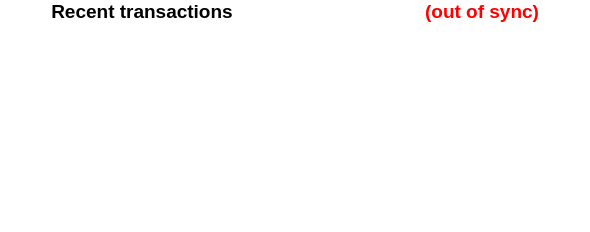
          <widget class="QFrame" name="frame_2">
           <property name="minimumSize">
            <size>
             <width>300</width>
             <height>0</height>
            </size>
           </property>
           <property name="maximumSize">
            <size>
             <width>16777215</width>
             <height>16777215</height>
            </size>
           </property>
           <property name="styleSheet">
            <string notr="true"> background: transparent; </string>
           </property>
           <property name="lineWidth">
            <number>0</number>
           </property>
           <layout class="QVBoxLayout" name="verticalLayout">
            <property name="topMargin">
             <number>0</number>
            </property>
            <item>
             <layout class="QHBoxLayout" name="horizontalLayout_2">
              <item>
               <spacer name="horizontalSpacer_6">
                <property name="orientation">
                 <enum>Qt::Horizontal</enum>
                </property>
                <property name="sizeHint" stdset="0">
                 <size>
                  <width>40</width>
                  <height>20</height>
                 </size>
                </property>
               </spacer>
              </item>
              <item>
               <widget class="QLabel" name="label_4">
                <property name="palette">
                 <palette>
                  <active>
                   <colorrole role="WindowText">
                    <brush brushstyle="SolidPattern">
                     <color alpha="255">
                      <red>0</red>
                      <green>0</green>
                      <blue>0</blue>
                     </color>
                    </brush>
                   </colorrole>
                   <colorrole role="Button">
                    <brush brushstyle="SolidPattern">
                     <color alpha="0">
                      <red>0</red>
                      <green>0</green>
                      <blue>0</blue>
                     </color>
                    </brush>
                   </colorrole>
                   <colorrole role="Mid">
                    <brush brushstyle="SolidPattern">
                     <color alpha="255">
                      <red>0</red>
                      <green>0</green>
                      <blue>0</blue>
                     </color>
                    </brush>
                   </colorrole>
                   <colorrole role="Text">
                    <brush brushstyle="SolidPattern">
                     <color alpha="255">
                      <red>0</red>
                      <green>0</green>
                      <blue>0</blue>
                     </color>
                    </brush>
                   </colorrole>
                   <colorrole role="ButtonText">
                    <brush brushstyle="SolidPattern">
                     <color alpha="255">
                      <red>0</red>
                      <green>0</green>
                      <blue>0</blue>
                     </color>
                    </brush>
                   </colorrole>
                   <colorrole role="Base">
                    <brush brushstyle="SolidPattern">
                     <color alpha="0">
                      <red>0</red>
                      <green>0</green>
                      <blue>0</blue>
                     </color>
                    </brush>
                   </colorrole>
                   <colorrole role="Window">
                    <brush brushstyle="SolidPattern">
                     <color alpha="0">
                      <red>0</red>
                      <green>0</green>
                      <blue>0</blue>
                     </color>
                    </brush>
                   </colorrole>
                   <colorrole role="Shadow">
                    <brush brushstyle="SolidPattern">
                     <color alpha="255">
                      <red>0</red>
                      <green>0</green>
                      <blue>0</blue>
                     </color>
                    </brush>
                   </colorrole>
                  </active>
                  <inactive>
                   <colorrole role="WindowText">
                    <brush brushstyle="SolidPattern">
                     <color alpha="255">
                      <red>0</red>
                      <green>0</green>
                      <blue>0</blue>
                     </color>
                    </brush>
                   </colorrole>
                   <colorrole role="Button">
                    <brush brushstyle="SolidPattern">
                     <color alpha="0">
                      <red>0</red>
                      <green>0</green>
                      <blue>0</blue>
                     </color>
                    </brush>
                   </colorrole>
                   <colorrole role="Mid">
                    <brush brushstyle="SolidPattern">
                     <color alpha="255">
                      <red>0</red>
                      <green>0</green>
                      <blue>0</blue>
                     </color>
                    </brush>
                   </colorrole>
                   <colorrole role="Text">
                    <brush brushstyle="SolidPattern">
                     <color alpha="255">
                      <red>0</red>
                      <green>0</green>
                      <blue>0</blue>
                     </color>
                    </brush>
                   </colorrole>
                   <colorrole role="ButtonText">
                    <brush brushstyle="SolidPattern">
                     <color alpha="255">
                      <red>0</red>
                      <green>0</green>
                      <blue>0</blue>
                     </color>
                    </brush>
                   </colorrole>
                   <colorrole role="Base">
                    <brush brushstyle="SolidPattern">
                     <color alpha="0">
                      <red>0</red>
                      <green>0</green>
                      <blue>0</blue>
                     </color>
                    </brush>
                   </colorrole>
                   <colorrole role="Window">
                    <brush brushstyle="SolidPattern">
                     <color alpha="0">
                      <red>0</red>
                      <green>0</green>
                      <blue>0</blue>
                     </color>
                    </brush>
                   </colorrole>
                   <colorrole role="Shadow">
                    <brush brushstyle="SolidPattern">
                     <color alpha="255">
                      <red>0</red>
                      <green>0</green>
                      <blue>0</blue>
                     </color>
                    </brush>
                   </colorrole>
                  </inactive>
                  <disabled>
                   <colorrole role="WindowText">
                    <brush brushstyle="SolidPattern">
                     <color alpha="255">
                      <red>159</red>
                      <green>158</green>
                      <blue>158</blue>
                     </color>
                    </brush>
                   </colorrole>
                   <colorrole role="Button">
                    <brush brushstyle="SolidPattern">
                     <color alpha="0">
                      <red>0</red>
                      <green>0</green>
                      <blue>0</blue>
                     </color>
                    </brush>
                   </colorrole>
                   <colorrole role="Mid">
                    <brush brushstyle="SolidPattern">
                     <color alpha="255">
                      <red>0</red>
                      <green>0</green>
                      <blue>0</blue>
                     </color>
                    </brush>
                   </colorrole>
                   <colorrole role="Text">
                    <brush brushstyle="SolidPattern">
                     <color alpha="255">
                      <red>159</red>
                      <green>158</green>
                      <blue>158</blue>
                     </color>
                    </brush>
                   </colorrole>
                   <colorrole role="ButtonText">
                    <brush brushstyle="SolidPattern">
                     <color alpha="255">
                      <red>159</red>
                      <green>158</green>
                      <blue>158</blue>
                     </color>
                    </brush>
                   </colorrole>
                   <colorrole role="Base">
                    <brush brushstyle="SolidPattern">
                     <color alpha="0">
                      <red>0</red>
                      <green>0</green>
                      <blue>0</blue>
                     </color>
                    </brush>
                   </colorrole>
                   <colorrole role="Window">
                    <brush brushstyle="SolidPattern">
                     <color alpha="0">
                      <red>0</red>
                      <green>0</green>
                      <blue>0</blue>
                     </color>
                    </brush>
                   </colorrole>
                   <colorrole role="Shadow">
                    <brush brushstyle="SolidPattern">
                     <color alpha="255">
                      <red>0</red>
                      <green>0</green>
                      <blue>0</blue>
                     </color>
                    </brush>
                   </colorrole>
                  </disabled>
                 </palette>
                </property>
                <property name="font">
                 <font>
                  <pointsize>14</pointsize>
                  <weight>75</weight>
                  <italic>false</italic>
                  <bold>true</bold>
                 </font>
                </property>
                <property name="text">
                 <string>&lt;html&gt;&lt;head/&gt;&lt;body&gt;&lt;p align=&quot;center&quot;&gt;&lt;span style=&quot; color:#000000;&quot;&gt;Recent transactions&lt;/span&gt;&lt;/p&gt;&lt;/body&gt;&lt;/html&gt;</string>
                </property>
               </widget>
              </item>
              <item>
               <widget class="QLabel" name="labelTransactionsStatus">
                <property name="minimumSize">
                 <size>
                  <width>300</width>
                  <height>0</height>
                 </size>
                </property>
                <property name="palette">
                 <palette>
                  <active>
                   <colorrole role="WindowText">
                    <brush brushstyle="SolidPattern">
                     <color alpha="255">
                      <red>255</red>
                      <green>0</green>
                      <blue>0</blue>
                     </color>
                    </brush>
                   </colorrole>
                   <colorrole role="Button">
                    <brush brushstyle="SolidPattern">
                     <color alpha="0">
                      <red>0</red>
                      <green>0</green>
                      <blue>0</blue>
                     </color>
                    </brush>
                   </colorrole>
                   <colorrole role="Midlight">
                    <brush brushstyle="SolidPattern">
                     <color alpha="255">
                      <red>0</red>
                      <green>0</green>
                      <blue>0</blue>
                     </color>
                    </brush>
                   </colorrole>
                   <colorrole role="Dark">
                    <brush brushstyle="SolidPattern">
                     <color alpha="255">
                      <red>0</red>
                      <green>0</green>
                      <blue>0</blue>
                     </color>
                    </brush>
                   </colorrole>
                   <colorrole role="Mid">
                    <brush brushstyle="SolidPattern">
                     <color alpha="255">
                      <red>0</red>
                      <green>0</green>
                      <blue>0</blue>
                     </color>
                    </brush>
                   </colorrole>
                   <colorrole role="Text">
                    <brush brushstyle="SolidPattern">
                     <color alpha="255">
                      <red>255</red>
                      <green>0</green>
                      <blue>0</blue>
                     </color>
                    </brush>
                   </colorrole>
                   <colorrole role="ButtonText">
                    <brush brushstyle="SolidPattern">
                     <color alpha="255">
                      <red>255</red>
                      <green>0</green>
                      <blue>0</blue>
                     </color>
                    </brush>
                   </colorrole>
                   <colorrole role="Base">
                    <brush brushstyle="SolidPattern">
                     <color alpha="0">
                      <red>0</red>
                      <green>0</green>
                      <blue>0</blue>
                     </color>
                    </brush>
                   </colorrole>
                   <colorrole role="Window">
                    <brush brushstyle="SolidPattern">
                     <color alpha="0">
                      <red>0</red>
                      <green>0</green>
                      <blue>0</blue>
                     </color>
                    </brush>
                   </colorrole>
                   <colorrole role="Shadow">
                    <brush brushstyle="SolidPattern">
                     <color alpha="255">
                      <red>0</red>
                      <green>0</green>
                      <blue>0</blue>
                     </color>
                    </brush>
                   </colorrole>
                  </active>
                  <inactive>
                   <colorrole role="WindowText">
                    <brush brushstyle="SolidPattern">
                     <color alpha="255">
                      <red>255</red>
                      <green>0</green>
                      <blue>0</blue>
                     </color>
                    </brush>
                   </colorrole>
                   <colorrole role="Button">
                    <brush brushstyle="SolidPattern">
                     <color alpha="0">
                      <red>0</red>
                      <green>0</green>
                      <blue>0</blue>
                     </color>
                    </brush>
                   </colorrole>
                   <colorrole role="Midlight">
                    <brush brushstyle="SolidPattern">
                     <color alpha="255">
                      <red>0</red>
                      <green>0</green>
                      <blue>0</blue>
                     </color>
                    </brush>
                   </colorrole>
                   <colorrole role="Dark">
                    <brush brushstyle="SolidPattern">
                     <color alpha="255">
                      <red>0</red>
                      <green>0</green>
                      <blue>0</blue>
                     </color>
                    </brush>
                   </colorrole>
                   <colorrole role="Mid">
                    <brush brushstyle="SolidPattern">
                     <color alpha="255">
                      <red>0</red>
                      <green>0</green>
                      <blue>0</blue>
                     </color>
                    </brush>
                   </colorrole>
                   <colorrole role="Text">
                    <brush brushstyle="SolidPattern">
                     <color alpha="255">
                      <red>255</red>
                      <green>0</green>
                      <blue>0</blue>
                     </color>
                    </brush>
                   </colorrole>
                   <colorrole role="ButtonText">
                    <brush brushstyle="SolidPattern">
                     <color alpha="255">
                      <red>255</red>
                      <green>0</green>
                      <blue>0</blue>
                     </color>
                    </brush>
                   </colorrole>
                   <colorrole role="Base">
                    <brush brushstyle="SolidPattern">
                     <color alpha="0">
                      <red>0</red>
                      <green>0</green>
                      <blue>0</blue>
                     </color>
                    </brush>
                   </colorrole>
                   <colorrole role="Window">
                    <brush brushstyle="SolidPattern">
                     <color alpha="0">
                      <red>0</red>
                      <green>0</green>
                      <blue>0</blue>
                     </color>
                    </brush>
                   </colorrole>
                   <colorrole role="Shadow">
                    <brush brushstyle="SolidPattern">
                     <color alpha="255">
                      <red>0</red>
                      <green>0</green>
                      <blue>0</blue>
                     </color>
                    </brush>
                   </colorrole>
                  </inactive>
                  <disabled>
                   <colorrole role="WindowText">
                    <brush brushstyle="SolidPattern">
                     <color alpha="255">
                      <red>255</red>
                      <green>0</green>
                      <blue>0</blue>
                     </color>
                    </brush>
                   </colorrole>
                   <colorrole role="Button">
                    <brush brushstyle="SolidPattern">
                     <color alpha="0">
                      <red>0</red>
                      <green>0</green>
                      <blue>0</blue>
                     </color>
                    </brush>
                   </colorrole>
                   <colorrole role="Midlight">
                    <brush brushstyle="SolidPattern">
                     <color alpha="255">
                      <red>0</red>
                      <green>0</green>
                      <blue>0</blue>
                     </color>
                    </brush>
                   </colorrole>
                   <colorrole role="Dark">
                    <brush brushstyle="SolidPattern">
                     <color alpha="255">
                      <red>0</red>
                      <green>0</green>
                      <blue>0</blue>
                     </color>
                    </brush>
                   </colorrole>
                   <colorrole role="Mid">
                    <brush brushstyle="SolidPattern">
                     <color alpha="255">
                      <red>0</red>
                      <green>0</green>
                      <blue>0</blue>
                     </color>
                    </brush>
                   </colorrole>
                   <colorrole role="Text">
                    <brush brushstyle="SolidPattern">
                     <color alpha="255">
                      <red>255</red>
                      <green>0</green>
                      <blue>0</blue>
                     </color>
                    </brush>
                   </colorrole>
                   <colorrole role="ButtonText">
                    <brush brushstyle="SolidPattern">
                     <color alpha="255">
                      <red>255</red>
                      <green>0</green>
                      <blue>0</blue>
                     </color>
                    </brush>
                   </colorrole>
                   <colorrole role="Base">
                    <brush brushstyle="SolidPattern">
                     <color alpha="0">
                      <red>0</red>
                      <green>0</green>
                      <blue>0</blue>
                     </color>
                    </brush>
                   </colorrole>
                   <colorrole role="Window">
                    <brush brushstyle="SolidPattern">
                     <color alpha="0">
                      <red>0</red>
                      <green>0</green>
                      <blue>0</blue>
                     </color>
                    </brush>
                   </colorrole>
                   <colorrole role="Shadow">
                    <brush brushstyle="SolidPattern">
                     <color alpha="255">
                      <red>0</red>
                      <green>0</green>
                      <blue>0</blue>
                     </color>
                    </brush>
                   </colorrole>
                  </disabled>
                 </palette>
                </property>
                <property name="font">
                 <font>
                  <pointsize>14</pointsize>
                  <weight>75</weight>
                  <bold>true</bold>
                 </font>
                </property>
                <property name="toolTip">
                 <string>The displayed information may be out of date. Your wallet automatically synchronizes with the Coppercoin network after a connection is established, but this process has not completed yet.</string>
                </property>
                <property name="styleSheet">
                 <string notr="true">QLabel { color: red; }</string>
                </property>
                <property name="text">
                 <string notr="true">(out of sync)</string>
                </property>
                <property name="alignment">
                 <set>Qt::AlignRight|Qt::AlignTrailing|Qt::AlignVCenter</set>
                </property>
               </widget>
              </item>
              <item>
               <spacer name="horizontalSpacer">
                <property name="orientation">
                 <enum>Qt::Horizontal</enum>
                </property>
                <property name="sizeHint" stdset="0">
                 <size>
                  <width>40</width>
                  <height>20</height>
                 </size>
                </property>
               </spacer>
              </item>
             </layout>
            </item>
            <item>
             <widget class="QListView" name="listTransactions">
              <property name="minimumSize">
               <size>
                <width>400</width>
                <height>0</height>
               </size>
              </property>
              <property name="palette">
               <palette>
                <active>
                 <colorrole role="WindowText">
                  <brush brushstyle="SolidPattern">
                   <color alpha="255">
                    <red>0</red>
                    <green>0</green>
                    <blue>0</blue>
                   </color>
                  </brush>
                 </colorrole>
                 <colorrole role="Button">
                  <brush brushstyle="SolidPattern">
                   <color alpha="0">
                    <red>0</red>
                    <green>0</green>
                    <blue>0</blue>
                   </color>
                  </brush>
                 </colorrole>
                 <colorrole role="Midlight">
                  <brush brushstyle="SolidPattern">
                   <color alpha="255">
                    <red>0</red>
                    <green>0</green>
                    <blue>0</blue>
                   </color>
                  </brush>
                 </colorrole>
                 <colorrole role="Dark">
                  <brush brushstyle="SolidPattern">
                   <color alpha="255">
                    <red>0</red>
                    <green>0</green>
                    <blue>0</blue>
                   </color>
                  </brush>
                 </colorrole>
                 <colorrole role="Mid">
                  <brush brushstyle="SolidPattern">
                   <color alpha="255">
                    <red>0</red>
                    <green>0</green>
                    <blue>0</blue>
                   </color>
                  </brush>
                 </colorrole>
                 <colorrole role="Text">
                  <brush brushstyle="SolidPattern">
                   <color alpha="255">
                    <red>0</red>
                    <green>0</green>
                    <blue>0</blue>
                   </color>
                  </brush>
                 </colorrole>
                 <colorrole role="ButtonText">
                  <brush brushstyle="SolidPattern">
                   <color alpha="255">
                    <red>0</red>
                    <green>0</green>
                    <blue>0</blue>
                   </color>
                  </brush>
                 </colorrole>
                 <colorrole role="Base">
                  <brush brushstyle="NoBrush">
                   <color alpha="255">
                    <red>0</red>
                    <green>0</green>
                    <blue>0</blue>
                   </color>
                  </brush>
                 </colorrole>
                 <colorrole role="Window">
                  <brush brushstyle="SolidPattern">
                   <color alpha="0">
                    <red>0</red>
                    <green>0</green>
                    <blue>0</blue>
                   </color>
                  </brush>
                 </colorrole>
                 <colorrole role="Shadow">
                  <brush brushstyle="SolidPattern">
                   <color alpha="255">
                    <red>0</red>
                    <green>0</green>
                    <blue>0</blue>
                   </color>
                  </brush>
                 </colorrole>
                </active>
                <inactive>
                 <colorrole role="WindowText">
                  <brush brushstyle="SolidPattern">
                   <color alpha="255">
                    <red>0</red>
                    <green>0</green>
                    <blue>0</blue>
                   </color>
                  </brush>
                 </colorrole>
                 <colorrole role="Button">
                  <brush brushstyle="SolidPattern">
                   <color alpha="0">
                    <red>0</red>
                    <green>0</green>
                    <blue>0</blue>
                   </color>
                  </brush>
                 </colorrole>
                 <colorrole role="Midlight">
                  <brush brushstyle="SolidPattern">
                   <color alpha="255">
                    <red>0</red>
                    <green>0</green>
                    <blue>0</blue>
                   </color>
                  </brush>
                 </colorrole>
                 <colorrole role="Dark">
                  <brush brushstyle="SolidPattern">
                   <color alpha="255">
                    <red>0</red>
                    <green>0</green>
                    <blue>0</blue>
                   </color>
                  </brush>
                 </colorrole>
                 <colorrole role="Mid">
                  <brush brushstyle="SolidPattern">
                   <color alpha="255">
                    <red>0</red>
                    <green>0</green>
                    <blue>0</blue>
                   </color>
                  </brush>
                 </colorrole>
                 <colorrole role="Text">
                  <brush brushstyle="SolidPattern">
                   <color alpha="255">
                    <red>0</red>
                    <green>0</green>
                    <blue>0</blue>
                   </color>
                  </brush>
                 </colorrole>
                 <colorrole role="ButtonText">
                  <brush brushstyle="SolidPattern">
                   <color alpha="255">
                    <red>0</red>
                    <green>0</green>
                    <blue>0</blue>
                   </color>
                  </brush>
                 </colorrole>
                 <colorrole role="Base">
                  <brush brushstyle="NoBrush">
                   <color alpha="255">
                    <red>0</red>
                    <green>0</green>
                    <blue>0</blue>
                   </color>
                  </brush>
                 </colorrole>
                 <colorrole role="Window">
                  <brush brushstyle="SolidPattern">
                   <color alpha="0">
                    <red>0</red>
                    <green>0</green>
                    <blue>0</blue>
                   </color>
                  </brush>
                 </colorrole>
                 <colorrole role="Shadow">
                  <brush brushstyle="SolidPattern">
                   <color alpha="255">
                    <red>0</red>
                    <green>0</green>
                    <blue>0</blue>
                   </color>
                  </brush>
                 </colorrole>
                </inactive>
                <disabled>
                 <colorrole role="WindowText">
                  <brush brushstyle="SolidPattern">
                   <color alpha="255">
                    <red>0</red>
                    <green>0</green>
                    <blue>0</blue>
                   </color>
                  </brush>
                 </colorrole>
                 <colorrole role="Button">
                  <brush brushstyle="SolidPattern">
                   <color alpha="0">
                    <red>0</red>
                    <green>0</green>
                    <blue>0</blue>
                   </color>
                  </brush>
                 </colorrole>
                 <colorrole role="Midlight">
                  <brush brushstyle="SolidPattern">
                   <color alpha="255">
                    <red>0</red>
                    <green>0</green>
                    <blue>0</blue>
                   </color>
                  </brush>
                 </colorrole>
                 <colorrole role="Dark">
                  <brush brushstyle="SolidPattern">
                   <color alpha="255">
                    <red>0</red>
                    <green>0</green>
                    <blue>0</blue>
                   </color>
                  </brush>
                 </colorrole>
                 <colorrole role="Mid">
                  <brush brushstyle="SolidPattern">
                   <color alpha="255">
                    <red>0</red>
                    <green>0</green>
                    <blue>0</blue>
                   </color>
                  </brush>
                 </colorrole>
                 <colorrole role="Text">
                  <brush brushstyle="SolidPattern">
                   <color alpha="255">
                    <red>0</red>
                    <green>0</green>
                    <blue>0</blue>
                   </color>
                  </brush>
                 </colorrole>
                 <colorrole role="ButtonText">
                  <brush brushstyle="SolidPattern">
                   <color alpha="255">
                    <red>0</red>
                    <green>0</green>
                    <blue>0</blue>
                   </color>
                  </brush>
                 </colorrole>
                 <colorrole role="Base">
                  <brush brushstyle="NoBrush">
                   <color alpha="255">
                    <red>0</red>
                    <green>0</green>
                    <blue>0</blue>
                   </color>
                  </brush>
                 </colorrole>
                 <colorrole role="Window">
                  <brush brushstyle="SolidPattern">
                   <color alpha="0">
                    <red>0</red>
                    <green>0</green>
                    <blue>0</blue>
                   </color>
                  </brush>
                 </colorrole>
                 <colorrole role="Shadow">
                  <brush brushstyle="SolidPattern">
                   <color alpha="255">
                    <red>0</red>
                    <green>0</green>
                    <blue>0</blue>
                   </color>
                  </brush>
                 </colorrole>
                </disabled>
               </palette>
              </property>
              <property name="font">
               <font>
                <pointsize>14</pointsize>
                <weight>75</weight>
                <bold>true</bold>
               </font>
              </property>
              <property name="styleSheet">
               <string notr="true">QListView { background: transparent; }</string>
              </property>
              <property name="frameShape">
               <enum>QFrame::NoFrame</enum>
              </property>
              <property name="frameShadow">
               <enum>QFrame::Plain</enum>
              </property>
              <property name="lineWidth">
               <number>0</number>
              </property>
              <property name="verticalScrollBarPolicy">
               <enum>Qt::ScrollBarAlwaysOff</enum>
              </property>
              <property name="horizontalScrollBarPolicy">
               <enum>Qt::ScrollBarAlwaysOff</enum>
              </property>
              <property name="selectionMode">
               <enum>QAbstractItemView::NoSelection</enum>
              </property>
             </widget>
            </item>
           </layout>
          </widget>
